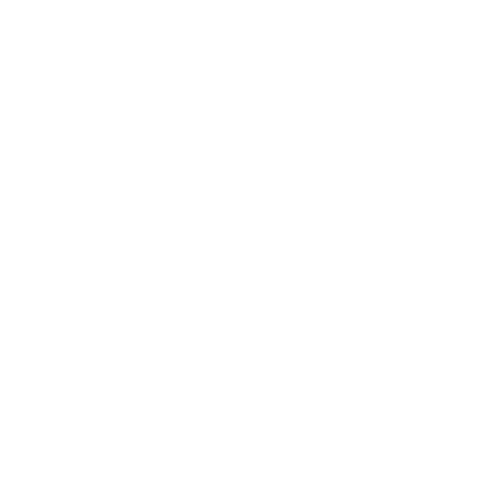
Frame 1 (no input)
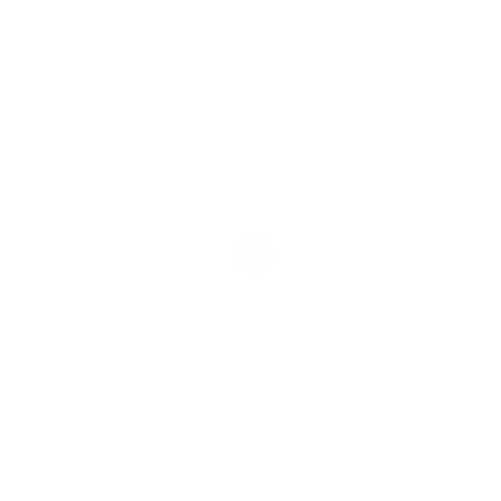
Frame 60 (the mouse pressed at the canvas centre just before this capture)
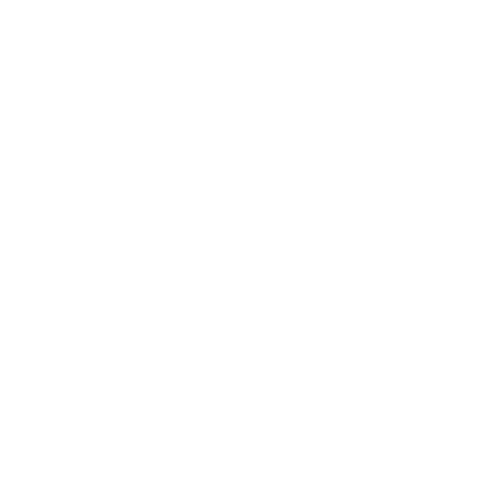
Frame 120 (the mouse held since frame 60 and released just before this capture)

The Processing sketch that drew these frames (run headless with seeded random() and noise(); from frame 60 on, the mouse is pressed at the canvas centre):

// Processing sketch: HugoEliasAlgorithm
// ── HugoEliasAlgorithm.pde
/*

HUGO ELIAS ALGORITHM

REFERENCES:
http://freespace.virgin.net/hugo.elias/graphics/x_water.htm
https://classes.soe.ucsc.edu/cmps162/Spring12/proj/klew3/proj/main.html
http://schiho.com/2011/08/24/waves-without-sincos-hugo-elias-algorithm/

https://scratch.mit.edu/projects/89974568/
https://github.com/Ross-Code/RippleSimulationCSharp

http://matthias-mueller-fischer.ch/talks/GDC2008.pdf
https://github.com/Mystfit/FluidMotion/tree/master/addons/ofxFX/src/interactive

@author Vladimir V. KUCHINOV
@email  helloworld@vkuchinov.co.uk

*/

Buffer bufferA;
Buffer bufferB;

void setup(){
  
  size(501, 501);
  
  bufferA = new Buffer();
  bufferB = new Buffer();
  
  bufferB.set(250, 250, 0.9);
 
}

void draw(){
  
    background(255);
    bufferA.applyHugoElias(bufferB);
    bufferA.draw();
    
    bufferB.swap(bufferA);
  
}

// ── Buffer.pde
class Buffer{
  
     float damping = 0.5;
     PImage img;
     
     int dim = 501;
     float[][] values;
     
     Buffer(){
      
         img = createImage(501, 501, RGB);
         
         values = new float[dim][dim];
         
         for(int i = 0; i < dim; i++){
           for(int j = 0; j < dim; j++){
                 values[i][j] = 0.0;
           }
         }
      
     } 
     
     void set(int x_, int y_, float value_){
         values[x_][y_] = value_;
     }
     
     void swap(Buffer buffer_){
       
       for(int i = 0; i < dim; i++){
           for(int j = 0; j < dim; j++){
               float tmpValue =  values[i][j];
               values[i][j] = buffer_.values[i][j];
               buffer_.values[i][j] = tmpValue;
           }
       }
       
       
     }
     
     void applyHugoElias(Buffer buffer_){
       
        float tmpValue = 0.0;
        
        for(int i = 1; i < dim - 1; i++){
           for(int j = 1; j < dim - 1; j++){
             
               tmpValue = (values[i - 1][j] + values[i + 1][j] + values[i][j + 1] + values[i][j - 1]) / 4;
               tmpValue -= buffer_.values[i][j];
               
               values[i][j] = tmpValue * damping;
             
           }
        }
       
     }
     
     void draw(){
       
         for(int i = 0; i < dim; i++){
           for(int j = 0; j < dim; j++){
             
               //set(i, j, map(values[i][j], 0, 1, 255, 0));
               img.set(i, j, color(map(values[i][j], 0, 1, 255, 0)));
             
           }
         }
         
         image(img, 0, 0);
       
     }
  
}
